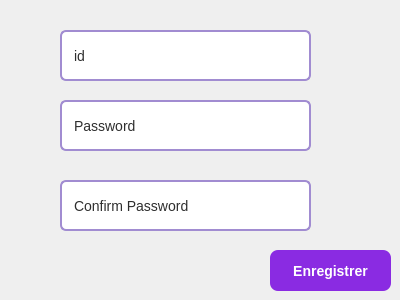
<?xml version="1.0" encoding="UTF-8"?>
<ui version="4.0">
 <class>AddAdminDialog</class>
 <widget class="QDialog" name="AddAdminDialog">
  <property name="geometry">
   <rect>
    <x>0</x>
    <y>0</y>
    <width>400</width>
    <height>300</height>
   </rect>
  </property>
  <property name="windowTitle">
   <string>Dialog</string>
  </property>
  <property name="styleSheet">
   <string notr="true">/* Style général de la fenêtre */
QDialog {
    background-color: qlineargradient(x1:0, y1:0, x2:1, y2:1,
                                      stop:0 #a18cd1, stop:1 #fbc2eb);
    border-radius: 12px;
    padding: 20px;
}

/* Style des labels */
QLabel {
    color: #ffffff;
    font-size: 15px;
    font-weight: bold;
}

/* Style des champs de texte */
QLineEdit {
    background-color: #ffffff;
    border: 2px solid #a18cd1;
    border-radius: 6px;
    padding: 8px;
    font-size: 14px;
    color: #333333;
}

QLineEdit:focus {
    border: 2px solid #fbc2eb;
    box-shadow: 0 0 6px rgba(255, 255, 255, 0.5);
}

/* Style du bouton Ajouter */
QPushButton {
    background-color: #6a3093;
    color: white;
    font-size: 14px;
    font-weight: bold;
    padding: 10px 20px;
    border: none;
    border-radius: 6px;
    margin-top: 10px;
}

QPushButton:hover {
    background-color: #a044ff;
    transform: scale(1.05);
}

QPushButton:pressed {
    background-color: #5a2d84;
}

/* Ajoute une ombre portée légère */
QDialog, QLineEdit, QPushButton {
    box-shadow: 0 4px 10px rgba(0, 0, 0, 0.15);
}

</string>
  </property>
  <widget class="QPushButton" name="submitButton">
   <property name="geometry">
    <rect>
     <x>270</x>
     <y>240</y>
     <width>121</width>
     <height>51</height>
    </rect>
   </property>
   <property name="styleSheet">
    <string notr="true">background-color: #8A2BE2;
    color: white;
    border-radius: 8px;
    padding: 10px 15px;
    font-size: 14px;
    font-weight: bold;</string>
   </property>
   <property name="text">
    <string>Enregistrer</string>
   </property>
  </widget>
  <widget class="QLineEdit" name="idInput">
   <property name="geometry">
    <rect>
     <x>60</x>
     <y>30</y>
     <width>251</width>
     <height>51</height>
    </rect>
   </property>
   <property name="styleSheet">
    <string notr="true">QLineEdit {
    border: 2px solid #a18cd1;
    border-radius: 6px;
    padding: 6px 10px;
    background: qlineargradient(x1:0, y1:0, x2:1, y2:1,
                                stop:0 #fbc2eb, stop:1 #a18cd1);
    color: #2e2e2e;
    font-size: 14px;
    font-family: 'Segoe UI', sans-serif;
    selection-background-color: #a18cd1;
    selection-color: white;
}

QLineEdit:focus {
    border: 2px solid #6a3093;
    background: qlineargradient(x1:0, y1:0, x2:1, y2:1,
                                stop:0 #c471f5, stop:1 #fa71cd);
    color: black;
}</string>
   </property>
   <property name="text">
    <string>id</string>
   </property>
  </widget>
  <widget class="QLineEdit" name="passwordInput">
   <property name="geometry">
    <rect>
     <x>60</x>
     <y>100</y>
     <width>251</width>
     <height>51</height>
    </rect>
   </property>
   <property name="styleSheet">
    <string notr="true">QLineEdit {
    border: 2px solid #a18cd1;
    border-radius: 6px;
    padding: 6px 10px;
    background: qlineargradient(x1:0, y1:0, x2:1, y2:1,
                                stop:0 #fbc2eb, stop:1 #a18cd1);
    color: #2e2e2e;
    font-size: 14px;
    font-family: 'Segoe UI', sans-serif;
    selection-background-color: #a18cd1;
    selection-color: white;
}

QLineEdit:focus {
    border: 2px solid #6a3093;
    background: qlineargradient(x1:0, y1:0, x2:1, y2:1,
                                stop:0 #c471f5, stop:1 #fa71cd);
    color: black;
}</string>
   </property>
   <property name="text">
    <string>Password</string>
   </property>
  </widget>
  <widget class="QLineEdit" name="confirmPasswordInput">
   <property name="geometry">
    <rect>
     <x>60</x>
     <y>180</y>
     <width>251</width>
     <height>51</height>
    </rect>
   </property>
   <property name="styleSheet">
    <string notr="true">QLineEdit {
    border: 2px solid #a18cd1;
    border-radius: 6px;
    padding: 6px 10px;
    background: qlineargradient(x1:0, y1:0, x2:1, y2:1,
                                stop:0 #fbc2eb, stop:1 #a18cd1);
    color: #2e2e2e;
    font-size: 14px;
    font-family: 'Segoe UI', sans-serif;
    selection-background-color: #a18cd1;
    selection-color: white;
}

QLineEdit:focus {
    border: 2px solid #6a3093;
    background: qlineargradient(x1:0, y1:0, x2:1, y2:1,
                                stop:0 #c471f5, stop:1 #fa71cd);
    color: black;
}</string>
   </property>
   <property name="text">
    <string>Confirm Password</string>
   </property>
  </widget>
 </widget>
 <resources/>
 <connections/>
</ui>
